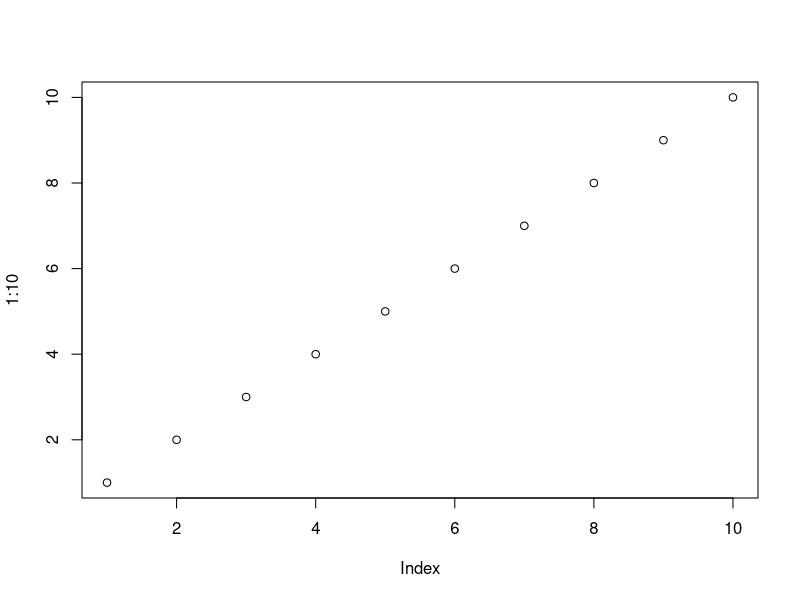
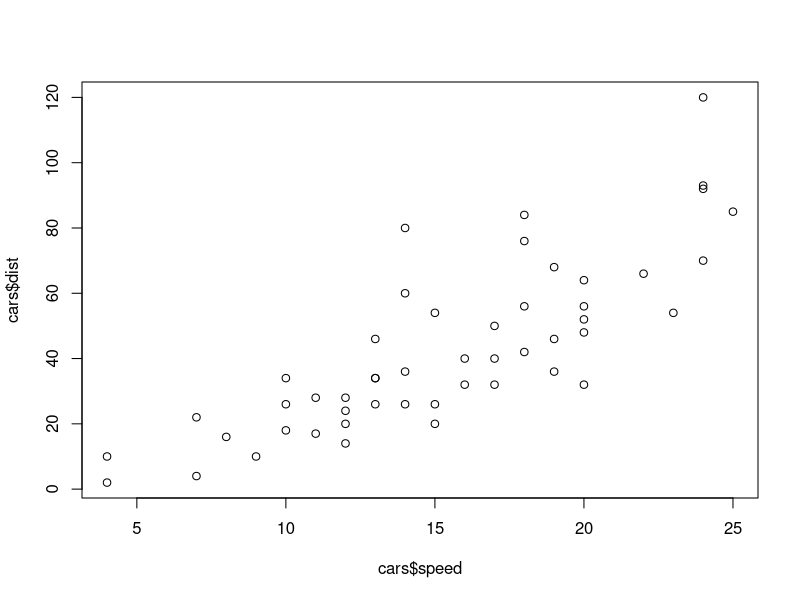
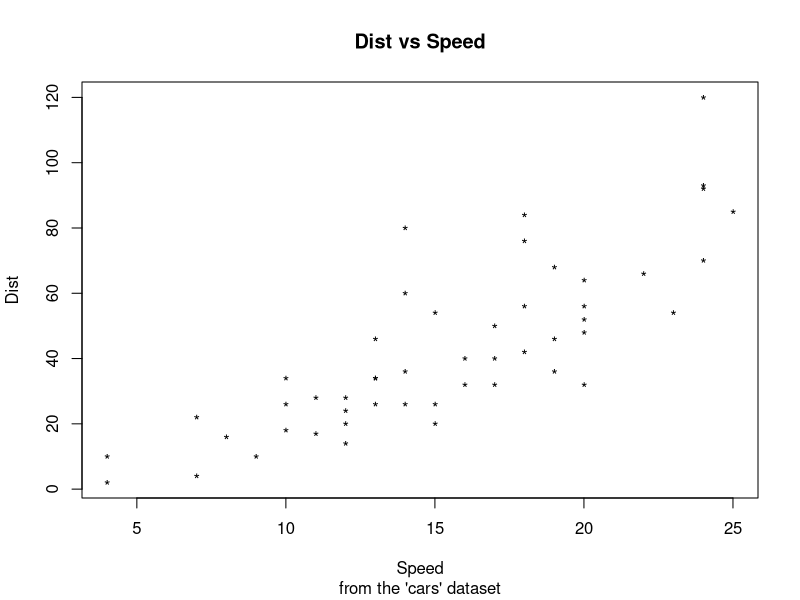
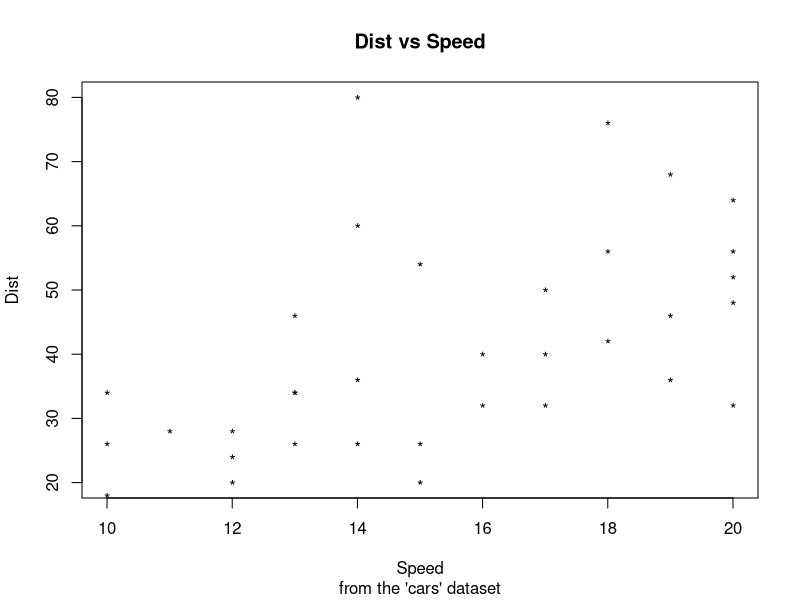
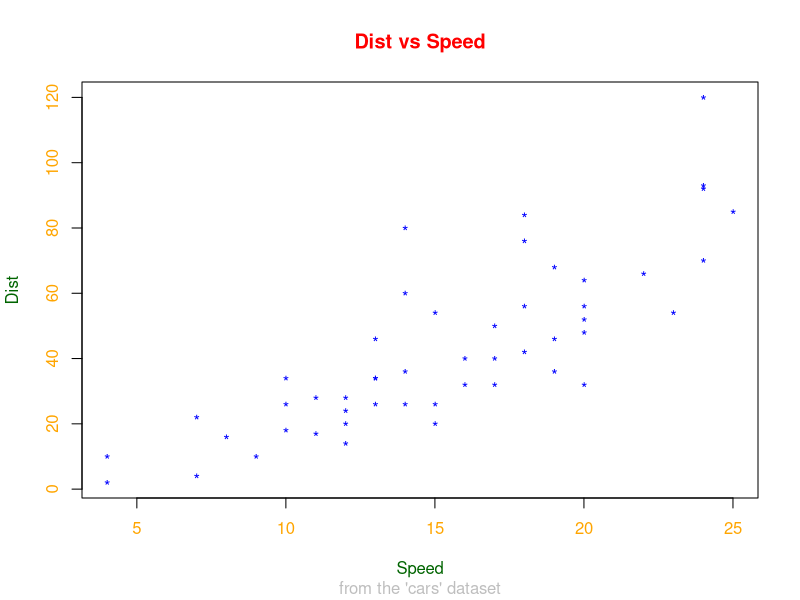
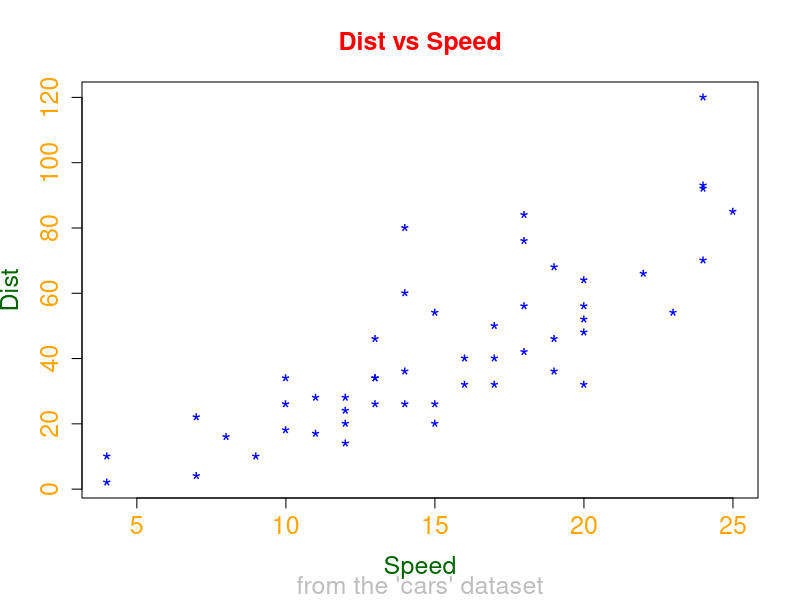
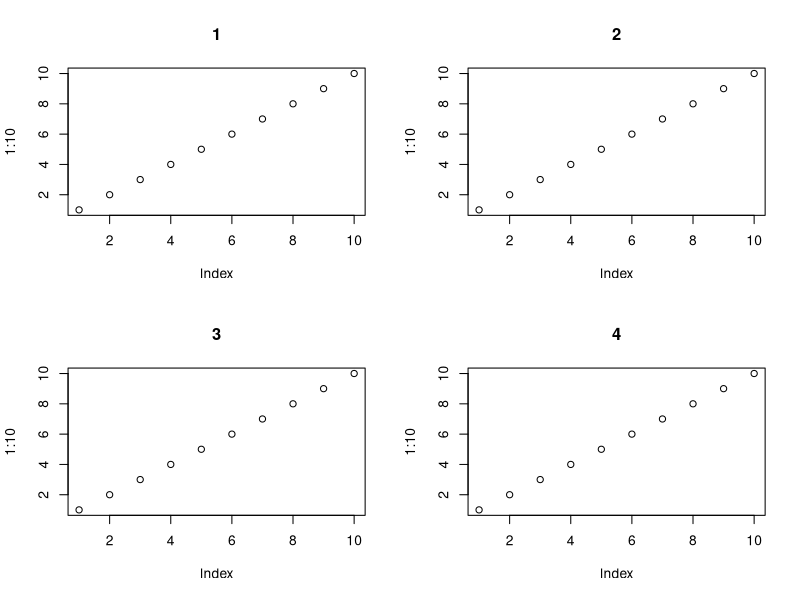
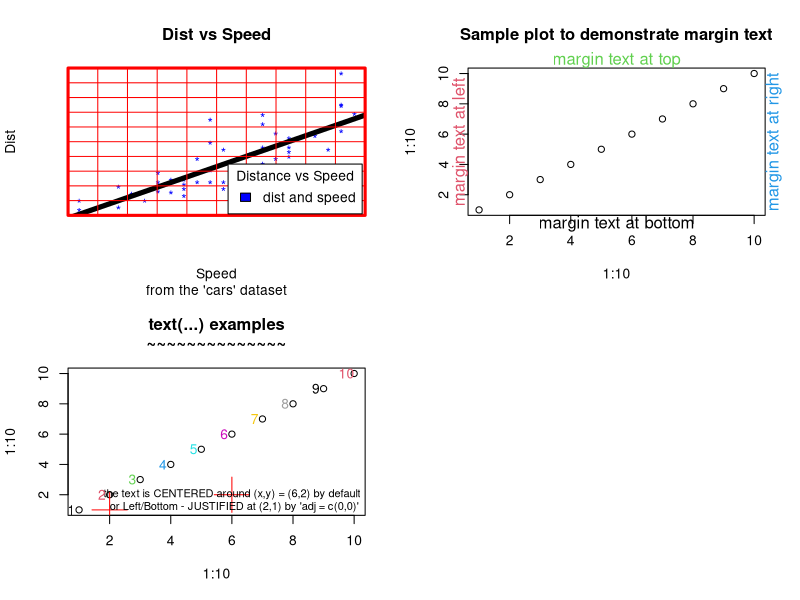

Reproduce these figures in R, in order.
# Make a complete plot - Part 1
# Making a complete R plot with base graphics is a 3 part series, that starts 
# with a minimal R plot and progressively extend it to make a full featured R plot - with
# all features such as: plot title, axis labels, axis limits, change point character, add a line
# of best fit, grid, box, legend, annotation, margin text, num of plot panels (mfrow) and 
# finaly saving the plot.

# Make a complete plot - Part 1 ------------------ 
#1. How to make a simple R plot? Explain how R automatically makes the X axis.
plot(1:10)

#2. How to make a basic scatterplot, what are the bare minimal args needed? how to specify them?
plot(x=cars$speed, y=cars$dist)

#3. How to add title, sub title, axis labels, axis limits and change point character ?
# Every thing can be changed by modifying an argument of the plot() function. Interestingly, 
# the complete set of arguments for the plot function are located in the help file of the 
# par() function
# plot’s main title: main
# plot’s sub title: sub
# x axis title: xlab
# y axis title: ylab
# plot character(symbol): pch
plot(x=cars$speed, y=cars$dist, main="Dist vs Speed", sub="from the 'cars' dataset", 
     xlab="Speed", ylab="Dist", xlim=range(cars$speed), ylim=range(cars$dist), pch='*') 

  # Show how to zoom in into the plot by modifying the range.
plot(x=cars$speed, y=cars$dist, main="Dist vs Speed", sub="from the 'cars' dataset", 
     xlab="Speed", ylab="Dist", xlim=c(10, 20), ylim=c(20, 80), pch='*') 

#####################################################################
# Make a complete plot - Part 2 -------------------------------------- 

#4. How to change the colors?
# color of symbols: col
# color of main title: col.main
# color of x and y axes: col.axis
# color of axis labels: col.lab
# color of subtitle: col.sub
# color of chart background: bg
plot(x=cars$speed, y=cars$dist, main="Dist vs Speed", sub="from the 'cars' dataset", 
     xlab="Speed", ylab="Dist", pch='*', col="blue", col.main="red", col.axis="orange", 
     col.lab="darkgreen", col.sub="grey")

#5. How to change the size ?
# size of symbols: cex
# size of main title: cex.main
# size of x and y axes: cex.axis
# size of axis labels: cex.lab
# size of subtitle: cex.sub
plot(x=cars$speed, y=cars$dist, main="Dist vs Speed", sub="from the 'cars' dataset", 
     xlab="Speed", ylab="Dist", pch='*', col="blue", col.main="red", col.axis="orange", 
     col.lab="darkgreen", col.sub="grey", cex=1.5, cex.main=1.5 , cex.axis=1.5, 
     cex.lab=1.5, cex.sub=1.5)

#6. How to plot multiple plot in one panel.
par(mfrow=c(2, 2)); 
plot(1:10, main="1")
plot(1:10, main="2")
plot(1:10, main="3")
plot(1:10, main="4")

########################################################################
# Make a complete plot - Part 3 --------------------------------------

#7. How to turn off axes, add line of best fit, grid and box ?
plot(x=cars$speed, y=cars$dist, main="Dist vs Speed", sub="from the 'cars' dataset", xlab="Speed", ylab="Dist", pch='*', col="blue", axes=FALSE) # turn off plotting axes
abline(lm(dist ~ speed, data=cars), lwd=5) # line of best fit
grid(10, lty=1, col="red") # add grid
box(col="red", lwd=3, lty=1) # draw a box around the graph.

#8. How to add and modify legend?
# Legend can be added by calling the legend() function after drawing the plot. The plot should be 
# displaying on the panel with legend() is called. Everything about legend can be controlled from within the arguments of legend function.
#  - location on plot goes as the first argument. This could be a x and y co-ordinated or one of the following: “bottomright”, “bottom”, “bottomleft”, “left”, “topleft”, “top”, “topright”, “right” and “center”.
#  - distance from axis as a fraction of plot area: inset
#  - title of legend: title
#  - legend text: legend. This there are more than one text, they can be passed as a character vector.
#  - what color to fill in: fill. If multiple colors are to be specified, they can be arranged in desired order and passed as a vector.
#  - place the legend horizontally or not: horiz
legend("bottomright", inset=.01, title="Distance vs Speed", legend=c("dist and speed"), fill="blue", horiz=TRUE)

#9 How to add text in the margin and test inside the plot ?

# -- TEXT ON THE MARGIN.
plot(1:10, 1:10, main = "Sample plot to demonstrate margin text") # main plot
# 1=bottom, 2=left, 3=top, 4=right.
mtext("margin text at bottom", side=1, col=1) # bottom margin text
mtext("margin text at left", side=2, col=2)
mtext("margin text at top", side=3, col=3)
mtext("margin text at right", side=4, col=4)

#  -- TEXT INSIDE PLOT
plot(1:10, 1:10, main = "text(...) examples\n~~~~~~~~~~~~~~")
points(c(6,2), c(2,1), pch = 3, cex = 4, col = "red") # add two red +'s
text(6, 2, "the text is CENTERED around (x,y) = (6,2) by default", cex = .8) # text at (6,2)
text(2, 1, "or Left/Bottom - JUSTIFIED at (2,1) by 'adj = c(0,0)'", adj = c(0,0), cex=0.8) # text at (2,1), with hinge point of text moved to 0,0 so the text doesn't disappear off the plot
text(x=(1:10)-0.25, y=1:10, 1:10, col=1:10) # add numbers as text near the points


#10. How to save plot to file
# Call the png() function, draw the plot and then do a dev.off()
png("path/to/fileDir/imagefilename.png", height=300, width=300) # plot will be saved to this file
plot(1:10) # draw the plot
dev.off() # turn off device